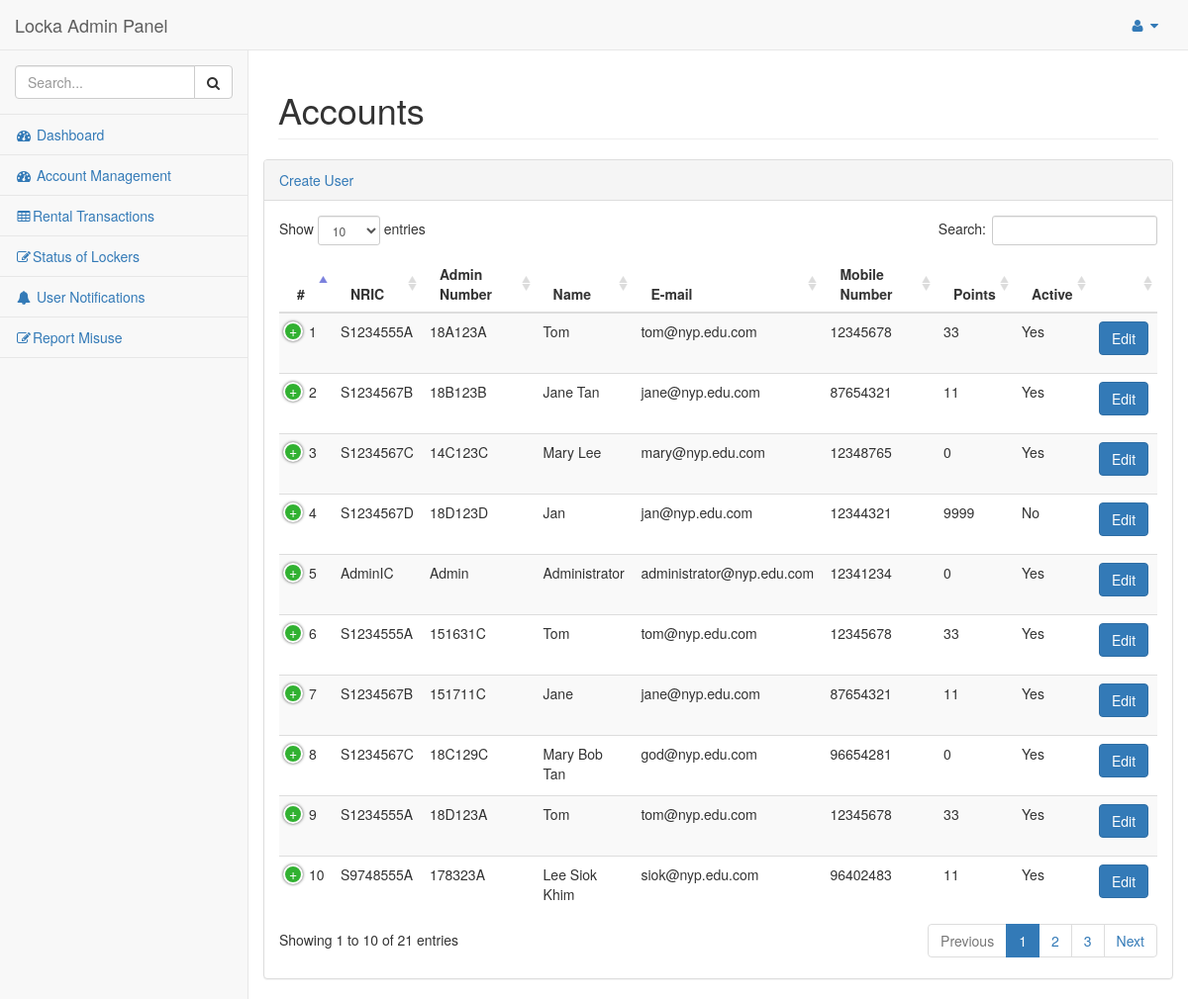
Page /index.php/accountmanagement on the committed database.
### tables this page shows
CREATE TABLE IF NOT EXISTS `tbl_users` (
  `ID` int(11) NOT NULL AUTO_INCREMENT,
  `Username` varchar(12) NOT NULL,
  `NRIC` varchar(45) NOT NULL,
  `Display_Name` varchar(45) NOT NULL,
  `Email` varchar(255) NOT NULL,
  `Mobile_No` varchar(8) NOT NULL,
  `Password` varchar(512) NOT NULL,
  `Create_Time` timestamp NULL DEFAULT CURRENT_TIMESTAMP,
  `Points` int(11) NOT NULL DEFAULT '0',
  `Is_Active` tinyint(4) NOT NULL DEFAULT '1',
  `Is_Admin` tinyint(4) NOT NULL DEFAULT '0',
  PRIMARY KEY (`ID`),
  UNIQUE KEY `Username_UNIQUE` (`Username`)
);

### application/controllers/AccountManagement.php (called while the page is built, shortened)
<?php
	class AccountManagement extends CI_Controller {
		public function __construct()
		{
			$this->load->helper('url');
			$this->load->database();
		}
		public function index()
		{
			$this->load->model('AdminModel');
			$data['userlist'] = $this->AdminModel->Get_User_List();
			$this->load->view('Admin/AccountManagement', $data);
		}
    }
?>

### index.php (called while the page is built, shortened)
<?php
require_once BASEPATH.'core/CodeIgniter.php';

### application/models/AdminModel.php (called while the page is built, shortened)
<?php
	class AdminModel extends CI_Model
	{
		function get_user_list()
		{
			$this->db->select('*');
			$this->db->from('tbl_users');
			$query = $this->db->get();
			$result = $query->result();
			$list = Array();
			for ($i = 0; $i < count($result); $i++)
			{
				$list[$i] = (object)NULL;
				$list[$i]->Username = $result[$i]->Username;
				$list[$i]->NRIC = $result[$i]->NRIC;
				$list[$i]->Display_Name = $result[$i]->Display_Name;
				$list[$i]->Email = $result[$i]->Email;
				$list[$i]->Mobile_No = $result[$i]->Mobile_No;
				$list[$i]->Create_Time = $result[$i]->Create_Time;
				$list[$i]->Points = $result[$i]->Points;
				$list[$i]->Is_Active = $result[$i]->Is_Active;
				$list[$i]->Is_Admin = $result[$i]->Is_Admin;
			}
			return $list;
		}
	}
?>

### application/views/Admin/AccountManagement.php (the view, shortened to what this page needs)
<!DOCTYPE html>
<html lang="en">
<head>
    <link href="<?=base_url()?>assets/admin-bs/vendor/bootstrap/css/bootstrap.min.css" rel="stylesheet">
    <link href="<?=base_url()?>assets/admin-bs/vendor/metisMenu/metisMenu.min.css" rel="stylesheet">
    <link href="<?=base_url()?>assets/admin-bs/vendor/datatables-plugins/dataTables.bootstrap.css" rel="stylesheet">
    <link href="<?=base_url()?>assets/admin-bs/vendor/datatables-responsive/dataTables.responsive.css" rel="stylesheet">
    <link href="<?=base_url()?>assets/admin-bs/dist/css/sb-admin-2.css" rel="stylesheet">
    <link href="<?=base_url()?>assets/admin-bs/vendor/font-awesome/css/font-awesome.min.css" rel="stylesheet" type="text/css">
</head>
<body>
    <div id="wrapper">
        <nav class="navbar navbar-default navbar-static-top" role="navigation" style="margin-bottom: 0">
            <div class="navbar-header">
                <a class="navbar-brand" href="AdminHome">Locka Admin Panel</a>
            </div>
            <ul class="nav navbar-top-links navbar-right">
                <li class="dropdown">
                    <a class="dropdown-toggle" data-toggle="dropdown" href="#">
                        <i class="fa fa-user fa-fw"></i> <i class="fa fa-caret-down"></i>
                    </a>
                </li>
            </ul>
            <div class="navbar-default sidebar" role="navigation">
                <div class="sidebar-nav navbar-collapse">
                    <ul class="nav" id="side-menu">
                        <li class="sidebar-search">
                            <div class="input-group custom-search-form">
                                <input type="text" class="form-control" placeholder="Search...">
                                <span class="input-group-btn">
                                <button class="btn btn-default" type="button">
                                    <i class="fa fa-search"></i>
                                </button>
                            </span>
                            </div>
                        </li>
						<li>
                            <a href="<?php echo base_url()?>AdminHome"><i class="fa fa-dashboard fa-fw"></i> Dashboard</a>
                        </li>
						<li>
                            <a href="<?php echo base_url()?>accountmanagement"><i class="fa fa-dashboard fa-fw"></i> Account Management</a>
                        </li>
						 <li>
                            <a href="<?php echo base_url()?>rentaltransactions"><i class="fa fa-table fa-fw"></i>Rental Transactions</a>
                        </li>
						<li>
                            <a href="<?php echo base_url()?>lockerstatus"><i class="fa fa-edit fa-fw"></i>Status of Lockers</a>
                        </li>
                        <li>
                            <a href="<?php echo base_url()?>AdminNotifications"><i class="fa fa-bell fa-fw"></i> User Notifications</a>
                        </li>
						<li>
                            <a href="<?php echo base_url()?>userreport"><i class="fa fa-edit fa-fw"></i>Report Misuse</a>
                        </li>
                    </ul>
                </div>
            </div>
        </nav>
        <div id="page-wrapper">
            <div class="row">
                <div class="col-lg-12">
                    <h1 class="page-header">Accounts</h1>
                </div>
            </div>
            <div class="row">
                <div class="col-lg-15">
                    <div class="panel panel-default">
                        <div class="panel-heading">
							<a href="<?php echo base_url();?>createadmin/create_admintry"><i class="\"></i> Create User</a>
                        </div>
                        <div class="panel-body">
                            <table width="100%" class="table table-striped" id="dataTables-example">
                                <thead>
                                    <tr>
                                        <th>#</th>
										<th>NRIC</th>
										<th>Admin Number</th>
										<th>Name</th>
										<th>E-mail</th>
										<th>Mobile Number</th>
										<th>Points</th>
										<th>Active</th>
										<th></th>
										<tbody>
										<?php for ($i = 0; $i < count($userlist); $i++) { ?>
										<tr>
										<td><?php echo ($i+1); ?></td>
										<td><?php echo $userlist[$i]->NRIC; ?></td>
										<td><?php echo $userlist[$i]->Username; ?></td>
										<td><?php echo $userlist[$i]->Display_Name; ?></td>
										<td><?php echo $userlist[$i]->Email; ?></td>
										<td><?php echo $userlist[$i]->Mobile_No; ?></td>
										<td><?php echo $userlist[$i]->Points; ?></td>
										<?php if($userlist[$i]->Is_Active) { ?>
										<td>Yes</td>
										<?php } else { ?>
										<td>No</td>
										<?php } ?>
										<td><p><a href="<?php echo base_url();?>UpdateAccount/GetAccountDetails/<?php echo ($userlist[$i]->Username) ?>"><button type="button" class="btn btn-primary">Edit</button></a></p> </td>
										</tr>
										<?php } ?>
										</tr>
                                    </thead>
                                </table>
                            </div>
                        </div>
                    </div>
                </div>
            </div>
</body>
</html>

### rows in the picture
tbl_users: NRIC "S1234555A", Username "18A123A", Display_Name "Tom", Email "tom@nyp.edu.com", Mobile_No "12345678", Points "33", Is_Active "Yes"
tbl_users: NRIC "S1234567B", Username "18B123B", Display_Name "Jane Tan", Email "jane@nyp.edu.com", Mobile_No "87654321", Points "11", Is_Active "Yes"
tbl_users: NRIC "S1234567C", Username "14C123C", Display_Name "Mary Lee", Email "mary@nyp.edu.com", Mobile_No "12348765", Points "0", Is_Active "Yes"
tbl_users: NRIC "S1234567D", Username "18D123D", Display_Name "Jan", Email "jan@nyp.edu.com", Mobile_No "12344321", Points "9999", Is_Active "No"
tbl_users: NRIC "AdminIC", Username "Admin", Display_Name "Administrator", Email "administrator@nyp.edu.com", Mobile_No "12341234", Points "0", Is_Active "Yes"
tbl_users: NRIC "S1234555A", Username "151631C", Display_Name "Tom", Email "tom@nyp.edu.com", Mobile_No "12345678", Points "33", Is_Active "Yes"
tbl_users: NRIC "S1234567B", Username "151711C", Display_Name "Jane", Email "jane@nyp.edu.com", Mobile_No "87654321", Points "11", Is_Active "Yes"
tbl_users: NRIC "S1234567C", Username "18C129C", Display_Name "Mary Bob Tan", Email "god@nyp.edu.com", Mobile_No "96654281", Points "0", Is_Active "Yes"
tbl_users: NRIC "S1234555A", Username "18D123A", Display_Name "Tom", Email "tom@nyp.edu.com", Mobile_No "12345678", Points "33", Is_Active "Yes"
tbl_users: NRIC "S9748555A", Username "178323A", Display_Name "Lee Siok Khim", Email "siok@nyp.edu.com", Mobile_No "96402483", Points "11", Is_Active "Yes"
